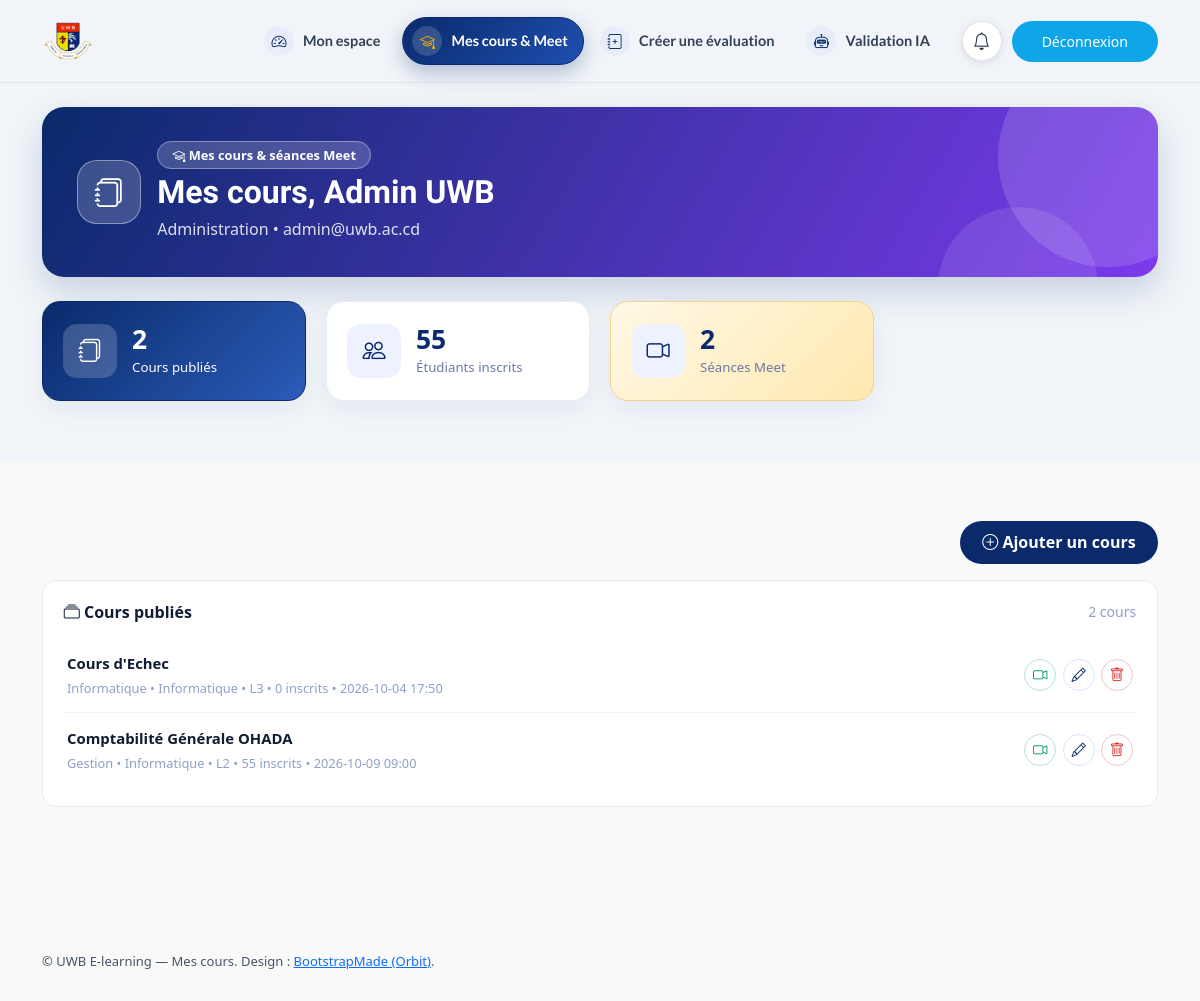
Screenshot of /prof/mes-cours.php (signed in) with the database file from the repository.
### tables this page shows
CREATE TABLE `cours` (
  `id` int(11) NOT NULL AUTO_INCREMENT,
  `titre` varchar(255) NOT NULL,
  `enseignant_id` int(11) DEFAULT NULL,
  `enseignant_nom` varchar(150) NOT NULL DEFAULT 'UWB',
  `categorie` varchar(50) NOT NULL DEFAULT 'Informatique',
  `niveau` varchar(10) NOT NULL DEFAULT 'L3',
  `description` text DEFAULT NULL,
  `supports` text DEFAULT NULL COMMENT 'JSON array de strings',
  `seance_date` varchar(32) DEFAULT 'À programmer',
  `seance_fin` varchar(8) NOT NULL DEFAULT '',
  `meet_link` varchar(255) DEFAULT '',
  `salle` varchar(100) DEFAULT 'Google Meet',
  `inscrits` int(11) DEFAULT 0,
  `image` varchar(255) DEFAULT 'forms/portfolio-8.webp',
  `created_at` timestamp NULL DEFAULT current_timestamp(),
  `faculte` varchar(150) NOT NULL DEFAULT 'Informatique',
  PRIMARY KEY (`id`),
  KEY `enseignant_id` (`enseignant_id`),
  CONSTRAINT `cours_ibfk_1` FOREIGN KEY (`enseignant_id`) REFERENCES `users` (`id`) ON DELETE SET NULL
);

### config/database.php (called while the page is built, shortened)
<?php
function db(): PDO {
    static $pdo = null;
    if ($pdo instanceof PDO) return $pdo;
    $dsn = 'mysql:host=' . DB_HOST . ';dbname=' . DB_NAME . ';charset=' . DB_CHARSET;
    $opt = [
        PDO::ATTR_ERRMODE            => PDO::ERRMODE_EXCEPTION,
        PDO::ATTR_DEFAULT_FETCH_MODE => PDO::FETCH_ASSOC,
        PDO::ATTR_EMULATE_PREPARES   => false,
    ];
    try {
        $pdo = new PDO($dsn, DB_USER, DB_PASS, $opt);
        return $pdo;
    } catch (PDOException $e1) {
        if (DB_USER !== 'uwb' && in_array($e1->getCode(), [1698, 1045, 2002, 0], true)) {
            try {
                $pdo = new PDO($dsn, 'uwb', 'Uwb_2026_Secure#42', $opt);
                return $pdo;
            } catch (PDOException $e2) {
                $e = $e1;
            }
        } else {
            $e = $e1;
        }
        $msg = $e->getMessage();
        $isAccessDenied = (stripos($msg, '1698') !== false || stripos($msg, '1045') !== false
            || stripos(strtolower($msg), 'access denied') !== false);
        http_response_code(500);
        die('<div style="font-family:sans-serif;max-width:680px;margin:40px auto;padding:24px;border:1px solid #eee;border-radius:16px">'
            . '<h2>Base de données inaccessible</h2>'
            . '<p><small>' . htmlspecialchars($msg, ENT_QUOTES, 'UTF-8') . '</small></p>'
            . ($isAccessDenied
                ? '<p><b>Cause :</b> MySQL Ubuntu utilise <code>auth_socket</code> : <code>root</code> sans mot de passe est refusé en TCP (erreur 1698).<br>'
                  . 'Créez un utilisateur dédié (1 commande à coller dans un terminal) :</p>'
                  . '<pre style="background:#f6f8fc;padding:12px;border-radius:8px;overflow:auto">sudo mysql -e "CREATE USER IF NOT EXISTS \'uwb\'@\'localhost\' IDENTIFIED BY \'Uwb_2026_Secure#42\'; '
                  . 'CREATE USER IF NOT EXISTS \'uwb\'@\'127.0.0.1\' IDENTIFIED BY \'Uwb_2026_Secure#42\'; '
                  . 'GRANT ALL PRIVILEGES ON `uwb_learn`.* TO \'uwb\'@\'localhost\'; '
                  . 'GRANT ALL PRIVILEGES ON `uwb_learn`.* TO \'uwb\'@\'127.0.0.1\'; FLUSH PRIVILEGES;"</pre>'
                  . '<p>Puis rechargez cette page (le site réessaie automatiquement avec <code>uwb</code>).<br>'
                  . 'Ensuite : <a href="install.php">install.php</a> pour créer les tables.</p>'
                : '<p>Créez la base puis importez <code>uwb_learn.sql</code> :</p>'
                  . '<pre>mysql -u root --default-character-set=utf8mb4 &lt; uwb_learn.sql</pre>')
            . '</div>');
    }
    return $pdo;
}
function base_url(): string {
    $p = $_SERVER['SCRIPT_NAME'] ?? '/index.php';
    if (preg_match('#/(admin|etudiant|prof)/#', $p)) return '../';
    return '';
}
function e(?string $s): string { return htmlspecialchars((string)$s, ENT_QUOTES, 'UTF-8'); }

### includes/auth.php (called while the page is built, shortened)
<?php
function current_user(): ?array {
    return $_SESSION['user'] ?? null;
}
function require_login(?array $roles = null): array {
    $u = current_user();
    return $u;
}

### prof/mes-cours.php (the view, shortened to what this page needs)
<?php
require_once __DIR__ . '/../includes/layout.php';
$u = require_login(['professeur','admin']);
if ($u['role'] === 'admin') $list = db()->query('SELECT * FROM cours ORDER BY id DESC')->fetchAll();
else { $s = db()->prepare('SELECT * FROM cours WHERE enseignant_nom=? ORDER BY id DESC'); $s->execute([$u['nom']]); $list = $s->fetchAll(); }
$inscrits = array_sum(array_column($list, 'inscrits'));
uwb_head('Mes cours & séances Meet', 'Cours du professeur.');
uwb_header_nav('cours', nav_prof());
?>
<main class="main">
<section class="section pt-4"><div class="container" data-aos="fade-up">
<div class="role-hero role-professeur" data-aos="fade-up" data-aos-delay="100">
<div class="d-flex align-items-center gap-3 flex-wrap">
<span class="role-avatar"><i class="bi bi-journals"></i></span>
<div><span class="hero-pill"><i class="bi bi-mortarboard"></i> Mes cours & séances Meet</span>
<h2>Mes cours, <?= e($u['nom']) ?></h2>
<p class="mb-0"><?= e($u['faculte'] ?? $u['filiere']) ?> • <?= e($u['email']) ?></p></div>
</div></div>
<div class="stats-grid mt-4" data-aos="fade-up" data-aos-delay="150">
<div class="stat-card stat-card-primary"><div class="stat-icon-wrap"><i class="bi bi-journals"></i></div><div class="stat-info"><span class="stat-value"><?= count($list) ?></span><span class="stat-title">Cours publiés</span></div></div>
<div class="stat-card"><div class="stat-icon-wrap"><i class="bi bi-people"></i></div><div class="stat-info"><span class="stat-value"><?= (int)$inscrits ?></span><span class="stat-title">Étudiants inscrits</span></div></div>
<div class="stat-card stat-card-accent"><div class="stat-icon-wrap"><i class="bi bi-camera-video"></i></div><div class="stat-info"><span class="stat-value"><?= count(array_filter($list, fn($c) => !empty($c['meet_link']))) ?></span><span class="stat-title">Séances Meet</span></div></div>
</div>
</div></section>
<section class="portfolio section light-background">
<div class="container"><div class="d-flex justify-content-end mb-3" data-aos="fade-up"><button class="btn-uwb" data-bs-toggle="modal" data-bs-target="#coursModal"><i class="bi bi-plus-circle"></i> Ajouter un cours</button></div>
<div class="panel-pro" data-aos="fade-up"><div class="panel-head"><strong><i class="bi bi-collection"></i> Cours publiés</strong><small><?= count($list) ?> cours</small></div>
<?php foreach ($list as $c): ?>
<div class="mini-row"><div style="min-width:0"><strong><?= e($c['titre']) ?></strong><br><small><?= e($c['categorie']) ?> • <?= e($c['faculte'] ?? '—') ?> • <?= e($c['niveau']) ?> • <?= (int)$c['inscrits'] ?> inscrits • <?= e($c['seance_date']) ?><?= trim((string)($c['seance_fin'] ?? '')) !== '' ? ' → ' . e($c['seance_fin']) : '' ?></small></div>
<div class="mini-actions"><a class="icon-btn ok" target="_blank" href="<?= e($c['meet_link']) ?>"><i class="bi bi-camera-video"></i></a>
<a class="icon-btn" href="?edit=<?= (int)$c['id'] ?>"><i class="bi bi-pencil"></i></a>
<a class="icon-btn danger" href="../actions/cours.php?action=delete&id=<?= (int)$c['id'] ?>" onclick="return confirm('Supprimer ce cours ?')"><i class="bi bi-trash"></i></a></div></div>
<?php endforeach; if (!count($list)): ?><p class="text-muted small mb-0">Aucun cours. Publiez le premier ci-dessus.</p><?php endif; ?>
</div></div></section>
</main>
<?php uwb_footer('UWB E-learning — Mes cours.'); ?>

### includes/layout.php (shortened to what this page needs)
<?php
require_once __DIR__ . '/../config/database.php';
require_once __DIR__ . '/auth.php';
function uwb_head(string $title, string $desc = ''): void {
    $b = base_url(); ?>
<!DOCTYPE html>
<html lang="fr">
<head>
<title><?= e($title) ?> — UWB Learn</title><link href="<?= $b ?>assets/css/style.css?v=6" rel="stylesheet">
<link href="<?= $b ?>assets/vendor/bootstrap/css/bootstrap.min.css" rel="stylesheet">
<link href="<?= $b ?>assets/vendor/bootstrap-icons/bootstrap-icons.css" rel="stylesheet">
<link href="<?= $b ?>assets/vendor/aos/aos.css" rel="stylesheet">
<link href="<?= $b ?>assets/vendor/glightbox/css/glightbox.min.css" rel="stylesheet">
<link href="<?= $b ?>assets/vendor/swiper/swiper-bundle.min.css" rel="stylesheet">
</head>
<body class="index-page">
<?php
}
function uwb_header_nav(string $active = '', array $links = []): void {
    $b = base_url();
    $nbNotif = 0; $me = current_user();
    if ($me) {
        try { require_once __DIR__ . '/notifications.php'; $nbNotif = nb_notifs_non_lues((int)$me['id']); } catch (Throwable $t) {}
    } ?>
<header id="header" class="header d-flex align-items-center sticky-top">
<div class="container position-relative d-flex align-items-center justify-content-between">
<a href="<?= $b ?>index.php" class="logo d-flex align-items-center me-auto me-xl-0"><img src="<?= $b ?>forms/uwbfin.webp" alt="UWB"></a>
<nav id="navmenu" class="navmenu"><ul>
<?php foreach ($links as [$href, $icon, $label, $key]): ?>
<li><a href="<?= e($href) ?>" class="<?= $active === $key ? 'active' : '' ?>"><i class="bi <?= e($icon) ?>"></i> <?= e($label) ?></a></li>
<?php endforeach; ?>
</ul><i class="mobile-nav-toggle d-lg-none bi bi-list"></i></nav>
<div class="header-actions">
<?php if ($me): ?>
<a class="notif-btn" href="<?= $b ?>notifications.php" title="Notifications" aria-label="Notifications"><i class="bi bi-bell"></i><?php if ($nbNotif): ?><span class="notif-badge"><?= $nbNotif ?></span><?php endif; ?></a>
<?php endif; ?>
<a class="btn-getstarted" href="<?= $b ?>actions/logout.php">Déconnexion</a>
</div>
</div></header>
<?php
}
    $b = base_url(); ?>
<?php
function uwb_footer(string $note = 'UWB E-learning.'): void {
    $b = base_url(); ?>
<footer id="footer" class="footer light-background"><div class="container footer-bottom"><div class="copyright"><p>© <?= e($note) ?> Design : <a href="https://bootstrapmade.com/">BootstrapMade (Orbit)</a>.</p></div></div></footer>
</body></html>
<?php
}
    ob_start(); ?>

### includes/layout.php (style rules this page uses)
.header-actions { display:flex;align-items:center;gap:10px }
.notif-btn { position:relative;display:inline-flex;align-items:center;justify-content:center;width:40px;height:40px;border-radius:50%;background:#fff;color:#253a54;border:1px solid rgba(0,0,0,.1);box-shadow:0 2px 8px rgba(0,0,0,.1);font-size:1.1rem;transition:.3s }

### rows the page displays
cours: titre "Cours d'Echec", categorie "Informatique", faculte "Informatique", niveau "L3", inscrits "0", seance_date "2026-10-04 17:50"
cours: titre "Comptabilité Générale OHADA", categorie "Gestion", faculte "Informatique", niveau "L2", inscrits "55", seance_date "2026-10-09 09:00"

### other values shown
$label "Mon espace"
$label "Mes cours & Meet"
$label "Créer une évaluation"
$label "Validation IA"
$u['nom'] "Admin UWB"
$u['faculte'] "Administration"
$u['email'] "admin@uwb.ac.cd"
count($list) "2"
$inscrits "55"
count(array_filter($list, fn($c) => !empty($c['meet_link']))) "2"
$note "UWB E-learning — Mes cours."
